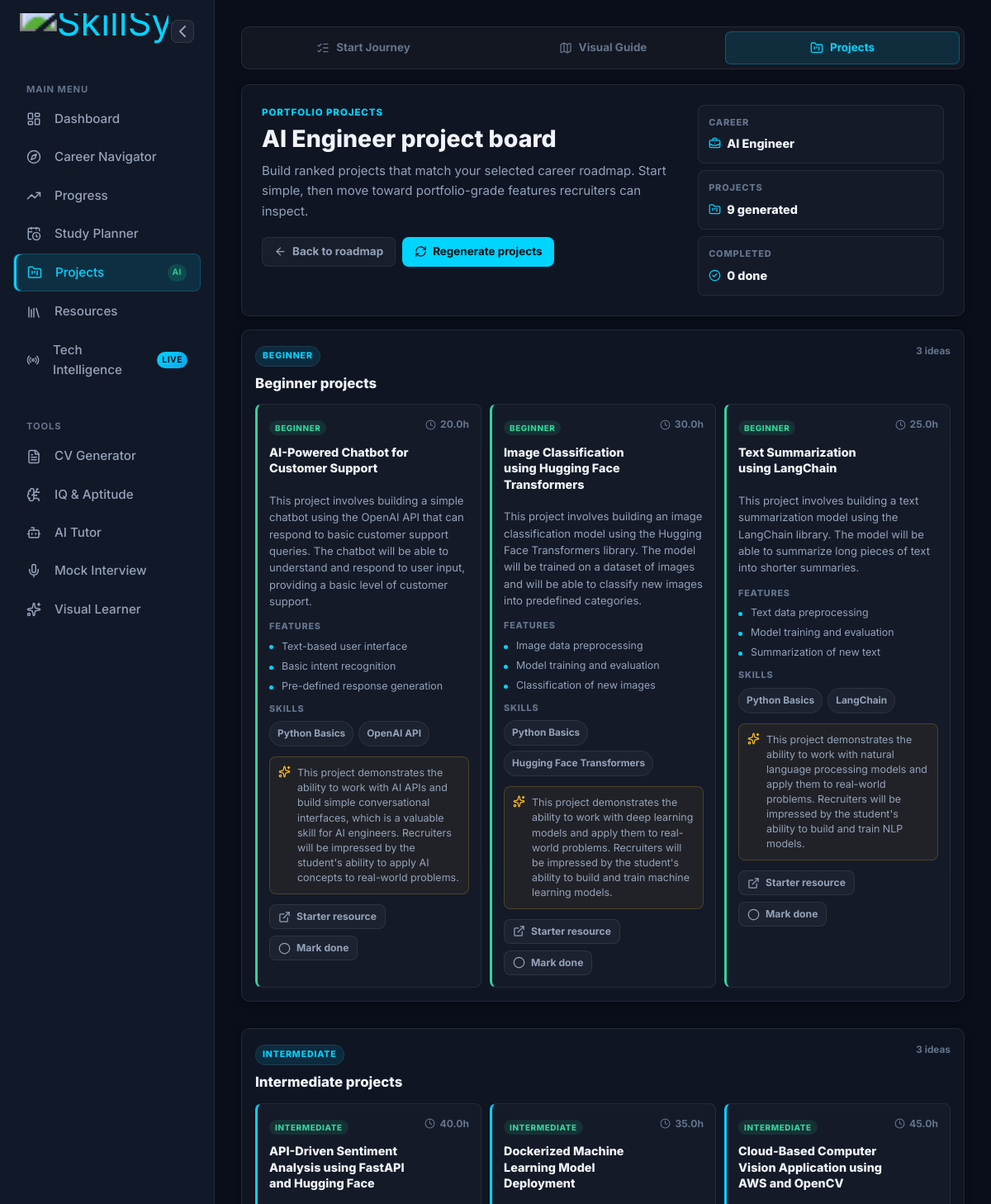
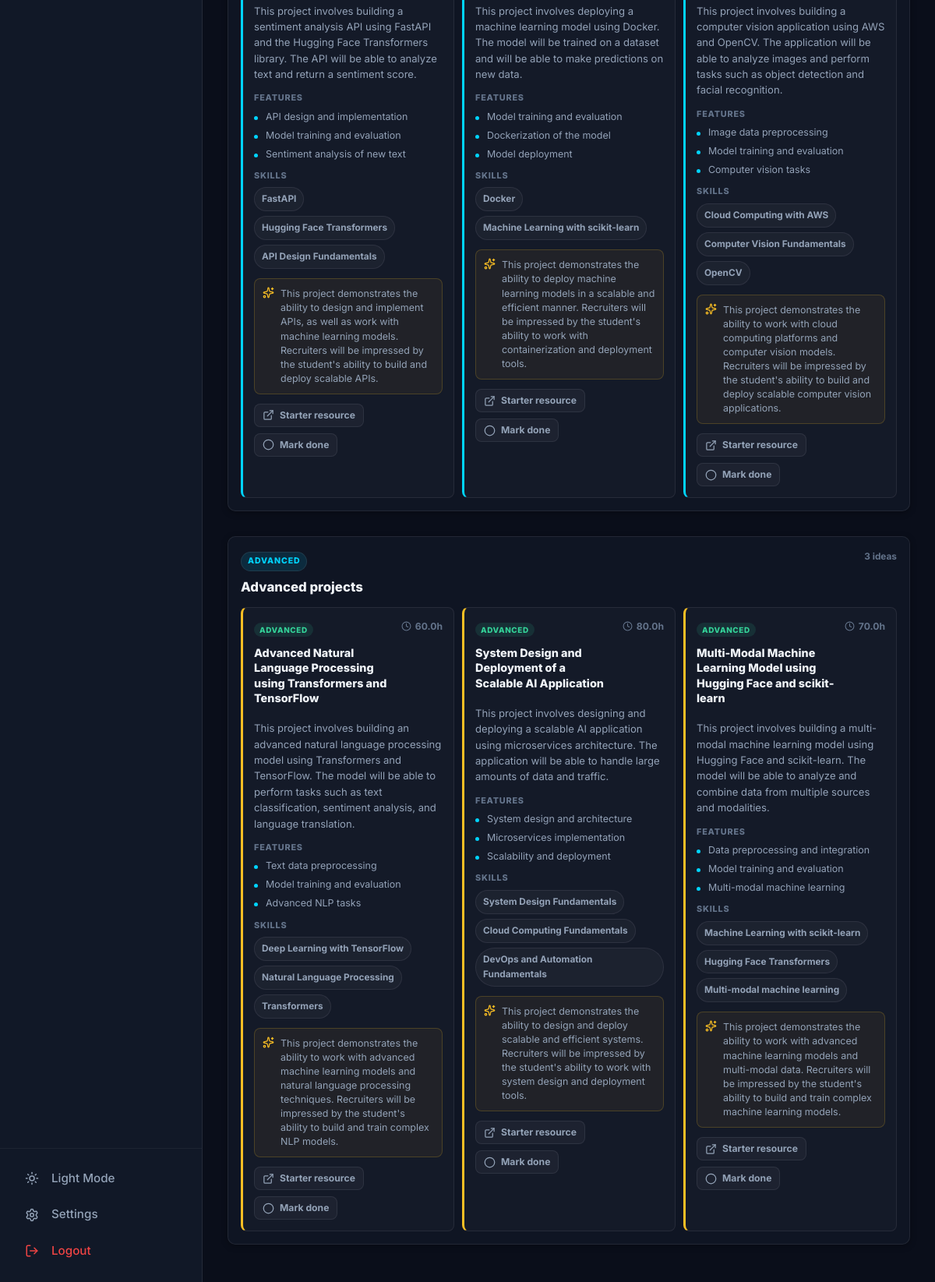
The app's page /career/projects/61 (signed in) with its own data (2 pictures, top to bottom).
### database/models.py (models this page shows, shortened)
class CareerPath(db.Model):
    __tablename__ = "career_paths"
    id = db.Column(db.Integer, primary_key=True)
    slug = db.Column(db.String(50), unique=True, nullable=False)
    title = db.Column(db.String(100), nullable=False)
    category = db.Column(db.String(50))
    description = db.Column(db.Text)
    required_skills = db.Column(db.Text)  # JSON
    recommended_tools = db.Column(db.Text)  # JSON
    avg_salary_range = db.Column(db.String(50))
    growth_outlook = db.Column(db.String(20))

class CareerProject(db.Model):
    __tablename__ = "career_projects"
    id = db.Column(db.Integer, primary_key=True)
    user_id = db.Column(db.Integer, db.ForeignKey("users.id"), nullable=False)
    roadmap_id = db.Column(db.Integer, db.ForeignKey("roadmaps.id"), nullable=False)
    career_path_id = db.Column(db.Integer, db.ForeignKey("career_paths.id"), nullable=False)
    title = db.Column(db.String(180), nullable=False)
    difficulty = db.Column(db.String(20), default="beginner")  # beginner / intermediate / advanced
    summary = db.Column(db.Text, default="")
    features = db.Column(db.Text, default="[]")  # JSON list
    skills_used = db.Column(db.Text, default="[]")  # JSON list
    deliverables = db.Column(db.Text, default="[]")  # JSON list
    resource_url = db.Column(db.String(500), default="")
    estimated_hours = db.Column(db.Float, default=8)
    portfolio_value = db.Column(db.Text, default="")
    order = db.Column(db.Integer, default=0)
    completed = db.Column(db.Boolean, default=False)
    created_at = db.Column(db.DateTime, default=datetime.utcnow)
    career_path = db.relationship("CareerPath")
    def get_features(self):
        return _loads_json_list(self.features)
    def get_skills_used(self):
        return _loads_json_list(self.skills_used)

### routes/career.py (the view)
@career_bp.route("/projects/<int:roadmap_id>")
@login_required
def projects_view(roadmap_id):
    roadmap = db.session.get(Roadmap, roadmap_id)
    if not roadmap or roadmap.user_id != current_user.id:
        flash("Roadmap not found.", "error")
        return redirect(url_for("career.results"))
    career = db.session.get(CareerPath, roadmap.career_path_id)
    projects = CareerProject.query.filter_by(
        user_id=current_user.id,
        roadmap_id=roadmap.id,
    ).order_by(CareerProject.order.asc()).all()
    grouped_projects = {"beginner": [], "intermediate": [], "advanced": []}
    for project in projects:
        key = (project.difficulty or "beginner").lower()
        if key not in grouped_projects:
            key = "beginner"
        grouped_projects[key].append(project)
    return render_template(
        "career/projects.html",
        roadmap=roadmap,
        career=career,
        projects=projects,
        grouped_projects=grouped_projects,
    )

### templates/career/projects.html (shortened to what this page needs)
{% extends "base.html" %}
{% block extra_css %}
<link rel="stylesheet" href="{{ url_for('static', filename='css/roadmap.css') }}">
{% endblock %}
{% block content %}
<div class="roadmap-page projects-page">
  <div class="rm-tabs" aria-label="Roadmap views">
    <a href="{{ url_for('career.roadmap_view', roadmap_id=roadmap.id) }}" class="rm-tab"><i data-lucide="list-checks"></i>Start Journey</a>
    <a href="{{ url_for('career.guide_view', roadmap_id=roadmap.id) }}" class="rm-tab"><i data-lucide="map"></i>Visual Guide</a>
    <span class="rm-tab active"><i data-lucide="folder-kanban"></i>Projects</span>
  </div>
  <section class="rm-dashboard-head projects-head">
    <div class="rm-head-main">
      <p class="rm-kicker">Portfolio projects</p>
      <h1 class="rm-title">{{ career.title }} project board</h1>
      <p class="rm-summary">Build ranked projects that match your selected career roadmap. Start simple, then move toward portfolio-grade features recruiters can inspect.</p>
      <div class="rm-head-actions">
        <a href="{{ url_for('career.roadmap_view', roadmap_id=roadmap.id) }}" class="rm-btn rm-btn-secondary"><i data-lucide="arrow-left"></i>Back to roadmap</a>
        <button class="rm-btn rm-btn-primary" onclick="regenerateProjects()" id="regen-projects-btn"><i data-lucide="refresh-cw"></i>Regenerate projects</button>
      </div>
    </div>
    <div class="rm-summary-grid">
      <div class="rm-stat">
        <span class="rm-stat-label">Career</span>
        <span class="rm-stat-value"><i data-lucide="briefcase-business"></i>{{ career.title }}</span>
      </div>
      <div class="rm-stat">
        <span class="rm-stat-label">Projects</span>
        <span class="rm-stat-value"><i data-lucide="folder-kanban"></i>{{ projects|length }} generated</span>
      </div>
      <div class="rm-stat">
        <span class="rm-stat-label">Completed</span>
        <span class="rm-stat-value"><i data-lucide="check-circle-2"></i>{{ projects|selectattr('completed')|list|length }} done</span>
      </div>
    </div>
  </section>
  {% if projects %}
  <section class="project-lanes">
    {% for level, label in [('beginner', 'Beginner'), ('intermediate', 'Intermediate'), ('advanced', 'Advanced')] %}
    <div class="project-lane lane-{{ level }}">
      <div class="project-lane-head">
        <div>
          <span class="phase-badge">{{ label }}</span>
          <h2 class="rm-section-title">{{ label }} projects</h2>
        </div>
        <span class="phase-prog-txt">{{ grouped_projects[level]|length }} ideas</span>
      </div>
      <div class="project-card-list">
        {% for project in grouped_projects[level] %}
        <article class="project-card {% if project.completed %}done{% endif %}" id="project-{{ project.id }}">
          <div class="project-card-head">
            <div>
              <span class="m-type-badge badge-project">{{ project.difficulty }}</span>
              <h3>{{ project.title }}</h3>
            </div>
            <span class="m-hours"><i data-lucide="clock"></i>{{ project.estimated_hours }}h</span>
          </div>
          <p class="project-summary">{{ project.summary }}</p>
          <div class="project-detail-grid">
            <div>
              <span class="project-label">Features</span>
              <ul class="project-list">
                {% for feature in project.get_features() %}
                <li>{{ feature }}</li>
                {% endfor %}
              </ul>
            </div>
            <div>
              <span class="project-label">Skills</span>
              <div class="rm-chip-row">
                {% for skill in project.get_skills_used() %}
                <span class="rm-chip">{{ skill }}</span>
                {% endfor %}
              </div>
            </div>
          </div>
          {% if project.portfolio_value %}
          <div class="portfolio-note">
            <i data-lucide="sparkles"></i>
            <span>{{ project.portfolio_value }}</span>
          </div>
          {% endif %}
          <div class="m-actions">
            {% if project.resource_url and project.resource_url.startswith("http") %}
            <a href="{{ project.resource_url }}" target="_blank" class="rm-btn rm-btn-small rm-btn-secondary"><i data-lucide="external-link"></i>Starter resource</a>
            {% endif %}
            <button class="rm-btn rm-btn-small {% if project.completed %}rm-btn-success{% else %}rm-btn-secondary{% endif %}" onclick="toggleProject({{ project.id }})" id="project-btn-{{ project.id }}">
              {% if project.completed %}<i data-lucide="check-circle"></i>Done{% else %}<i data-lucide="circle"></i>Mark done{% endif %}
            </button>
          </div>
        </article>
        {% endfor %}
      </div>
    </div>
    {% endfor %}
  </section>
  {% endif %}
</div>
{% endblock %}

### templates/base.html (shortened to what this page needs)
<!DOCTYPE html>
<html lang="en" data-theme="dark">
<head>
    <link rel="stylesheet" href="{{ url_for('static', filename='css/style.css') }}">
    <link rel="stylesheet" href="{{ url_for('static', filename='css/dashboard.css') }}">
    {% block extra_css %}{% endblock %}
</head>
<body class="{% if current_user.is_authenticated and current_user.nontech_profile and not current_user.profile %}theme-nontech{% endif %}">
    {% set is_dashboard = current_user.is_authenticated and (current_user.profile or current_user.nontech_profile) %}
    {% if is_dashboard %}
    <div class="app-layout">
        <aside class="app-sidebar">
            <div class="sidebar-brand">
                <div class="brand-wrapper">
                    <a href="{{ url_for('dashboard.index') }}" class="brand-link">
                        <img src="{{ url_for('static', filename='images/logo-full.png') }}" alt="SkillSync Logo" class="brand-logo" id="mainBrandLogo">
                    </a>
                </div>
                <button id="sidebar-toggle" class="sidebar-toggle-btn" title="Toggle Sidebar">
                    <i data-lucide="chevron-left" class="toggle-icon"></i>
                </button>
            </div>
            {% set is_nontech = current_user.is_authenticated and current_user.nontech_profile and not current_user.profile %}
            <div class="sidebar-nav">
                <span class="nav-section-title">MAIN MENU</span>
                <a href="{{ url_for('dashboard.index') }}" class="nav-link {% if request.path.startswith('/dashboard') %}active{% endif %}">
                    <i data-lucide="layout-dashboard" class="nav-icon"></i>
                    <span>Dashboard</span>
                </a>
                <a href="{% if is_nontech %}{{ url_for('nontech.dashboard') }}{% else %}{{ url_for('career.results') }}{% endif %}" class="nav-link ">
                    <i data-lucide="compass" class="nav-icon"></i>
                    <span>{% if is_nontech %}Path Finder{% else %}Career Navigator{% endif %}</span>
                </a>
                <a href="{{ url_for('progress.tracker') }}" class="nav-link {% if request.path.startswith('/progress') %}active{% endif %}">
                    <i data-lucide="trending-up" class="nav-icon"></i>
                    <span>Progress</span>
                </a>
                <a href="{{ url_for('study_planner.index') }}" class="nav-link {% if request.path.startswith('/study-planner') %}active{% endif %}">
                    <i data-lucide="calendar-clock" class="nav-icon"></i>
                    <span>Study Planner</span>
                </a>
                {% if not is_nontech %}
                <a href="{{ url_for('career.projects_latest') }}" class="nav-link {% if request.path.startswith('/career/projects') %}active{% endif %}">
                    <i data-lucide="folder-kanban" class="nav-icon"></i>
                    <span>Projects</span>
                    <span class="badge badge-new">AI</span>
                </a>
                {% endif %}
                <a href="{{ url_for('resources.index') }}" class="nav-link {% if request.path.startswith('/resources') %}active{% endif %}">
                    <i data-lucide="library" class="nav-icon"></i>
                    <span>Resources</span>
                </a>
                <a href="{{ url_for('news.feed') }}" class="nav-link {% if request.path.startswith('/news') %}active{% endif %}">
                    <i data-lucide="radio" class="nav-icon"></i>
                    <span>{% if is_nontech %}Career News{% else %}Tech Intelligence{% endif %}</span>
                    <span class="badge badge-new" style="background: linear-gradient(135deg, #00d4ff, #0ea5e9); color: #000;">Live</span>
                </a>
                <span class="nav-section-title mt-4">TOOLS</span>
                <a href="{{ url_for('cv.builder') }}" class="nav-link {% if request.path.startswith('/cv') %}active{% endif %}">
                    <i data-lucide="file-text" class="nav-icon"></i>
                    <span>CV Generator</span>
                </a>
                <a href="{{ url_for('aptitude.index') }}" class="nav-link {% if request.path.startswith('/aptitude') %}active{% endif %}">
                    <i data-lucide="brain-circuit" class="nav-icon"></i>
                    <span>IQ &amp; Aptitude</span>
                </a>
                <a href="{{ url_for('chatbot.tutor_view') }}" class="nav-link {% if request.path.startswith('/chatbot/tutor') %}active{% endif %}">
                    <i data-lucide="bot" class="nav-icon"></i>
                    <span>AI Tutor</span>
                </a>
                <a href="{{ url_for('interview.session') }}" class="nav-link {% if request.path.startswith('/interview') %}active{% endif %}">
                    <i data-lucide="mic" class="nav-icon"></i>
                    <span>Mock Interview</span>
                </a>
                <a href="{{ url_for('visual_learner.index') }}" class="nav-link {% if request.path.startswith('/visual-learner') %}active{% endif %}">
                    <i data-lucide="sparkles" class="nav-icon"></i>
                    <span>Visual Learner</span>
                </a>
            </div>
            <div class="sidebar-footer">
                <a href="#" id="themeToggleBtn" class="nav-link">
                    <i data-lucide="sun" id="themeToggleIcon" class="nav-icon"></i>
                    <span id="themeToggleText">Light Mode</span>
                </a>
                <a href="{% if is_nontech %}{{ url_for('nontech.intake') }}{% else %}{{ url_for('profile.setup') }}{% endif %}" class="nav-link ">
                    <i data-lucide="settings" class="nav-icon"></i>
                    <span>Settings</span>
                </a>
                <a href="{{ url_for('auth.logout') }}" class="nav-link text-danger">
                    <i data-lucide="log-out" class="nav-icon"></i>
                    <span>Logout</span>
                </a>
            </div>
        </aside>
        <main class="app-main">
            <div class="app-content">
    {% endif %}
    {% block content %}{% endblock %}
    {% if is_dashboard %}
            </div>
        </main>
    </div>
    {% else %}
    </main>
    {% endif %}
</body>
</html>

### records on screen
CareerPath: title "AI Engineer"
CareerProject: difficulty "BEGINNER", title "AI-Powered Chatbot for Customer Support", estimated_hours "20.0", summary "This project involves building a simple chatbot using the OpenAI API that can respond to basic customer support queries. The chatbot will be able to understand and respond to user input, providing a basic level of customer support.", get_features "Text-based user interface" "Basic intent recognition" "Pre-defined response generation", get_skills_used "Python Basics" "OpenAI API", portfolio_value "This project demonstrates the ability to work with AI APIs and build simple conversational interfaces, which is a valuable skill for AI engineers. Recruiters will be impressed by the student's ability to apply AI concepts to real-world problems.", completed False (drawn)
CareerProject: difficulty "BEGINNER", title "Image Classification using Hugging Face Transformers", estimated_hours "30.0", summary "This project involves building an image classification model using the Hugging Face Transformers library. The model will be trained on a dataset of images and will be able to classify new images into predefined categories.", get_features "Image data preprocessing" "Model training and evaluation" "Classification of new images", get_skills_used "Python Basics" "Hugging Face Transformers", portfolio_value "This project demonstrates the ability to work with deep learning models and apply them to real-world problems. Recruiters will be impressed by the student's ability to build and train machine learning models.", completed False (drawn)
CareerProject: difficulty "BEGINNER", title "Text Summarization using LangChain", estimated_hours "25.0", summary "This project involves building a text summarization model using the LangChain library. The model will be able to summarize long pieces of text into shorter summaries.", get_features "Text data preprocessing" "Model training and evaluation" "Summarization of new text", get_skills_used "Python Basics" "LangChain", portfolio_value "This project demonstrates the ability to work with natural language processing models and apply them to real-world problems. Recruiters will be impressed by the student's ability to build and train NLP models.", completed False (drawn)
CareerProject: difficulty "INTERMEDIATE", title "API-Driven Sentiment Analysis using FastAPI and Hugging Face", estimated_hours "40.0", summary "This project involves building a sentiment analysis API using FastAPI and the Hugging Face Transformers library. The API will be able to analyze text and return a sentiment score.", get_features "API design and implementation" "Model training and evaluation" "Sentiment analysis of new text", get_skills_used "FastAPI" "Hugging Face Transformers" "API Design Fundamentals", portfolio_value "This project demonstrates the ability to design and implement APIs, as well as work with machine learning models. Recruiters will be impressed by the student's ability to build and deploy scalable APIs.", completed False (drawn)
CareerProject: difficulty "INTERMEDIATE", title "Dockerized Machine Learning Model Deployment", estimated_hours "35.0", summary "This project involves deploying a machine learning model using Docker. The model will be trained on a dataset and will be able to make predictions on new data.", get_features "Model training and evaluation" "Dockerization of the model" "Model deployment", get_skills_used "Docker" "Machine Learning with scikit-learn", portfolio_value "This project demonstrates the ability to deploy machine learning models in a scalable and efficient manner. Recruiters will be impressed by the student's ability to work with containerization and deployment tools.", completed False (drawn)
CareerProject: difficulty "INTERMEDIATE", title "Cloud-Based Computer Vision Application using AWS and OpenCV", estimated_hours "45.0", summary "This project involves building a computer vision application using AWS and OpenCV. The application will be able to analyze images and perform tasks such as object detection and facial recognition.", get_features "Image data preprocessing" "Model training and evaluation" "Computer vision tasks", get_skills_used "Cloud Computing with AWS" "Computer Vision Fundamentals" "OpenCV", portfolio_value "This project demonstrates the ability to work with cloud computing platforms and computer vision models. Recruiters will be impressed by the student's ability to build and deploy scalable computer vision applications.", completed False (drawn)
CareerProject: difficulty "ADVANCED", title "Advanced Natural Language Processing using Transformers and TensorFlow", estimated_hours "60.0", summary "This project involves building an advanced natural language processing model using Transformers and TensorFlow. The model will be able to perform tasks such as text classification, sentiment analysis, and language translation.", get_features "Text data preprocessing" "Model training and evaluation" "Advanced NLP tasks", get_skills_used "Deep Learning with TensorFlow" "Natural Language Processing" "Transformers", portfolio_value "This project demonstrates the ability to work with advanced machine learning models and natural language processing techniques. Recruiters will be impressed by the student's ability to build and train complex NLP models.", completed False (drawn)
CareerProject: difficulty "ADVANCED", title "System Design and Deployment of a Scalable AI Application", estimated_hours "80.0", summary "This project involves designing and deploying a scalable AI application using microservices architecture. The application will be able to handle large amounts of data and traffic.", get_features "System design and architecture" "Microservices implementation" "Scalability and deployment", get_skills_used "System Design Fundamentals" "Cloud Computing Fundamentals" "DevOps and Automation Fundamentals", portfolio_value "This project demonstrates the ability to design and deploy scalable and efficient systems. Recruiters will be impressed by the student's ability to work with system design and deployment tools.", completed False (drawn)
CareerProject: difficulty "ADVANCED", title "Multi-Modal Machine Learning Model using Hugging Face and scikit-learn", estimated_hours "70.0", summary "This project involves building a multi-modal machine learning model using Hugging Face and scikit-learn. The model will be able to analyze and combine data from multiple sources and modalities.", get_features "Data preprocessing and integration" "Model training and evaluation" "Multi-modal machine learning", get_skills_used "Machine Learning with scikit-learn" "Hugging Face Transformers" "Multi-modal machine learning", portfolio_value "This project demonstrates the ability to work with advanced machine learning models and multi-modal data. Recruiters will be impressed by the student's ability to build and train complex machine learning models.", completed False (drawn)

### other values on screen
{{ projects|length }} "9"
{{ projects|selectattr('completed')|list|length }} "0"
{{ label }} "BEGINNER" "INTERMEDIATE" "ADVANCED"
{{ label }} "Beginner" "Intermediate" "Advanced"
{{ grouped_projects[level]|length }} "3" "3" "3"
